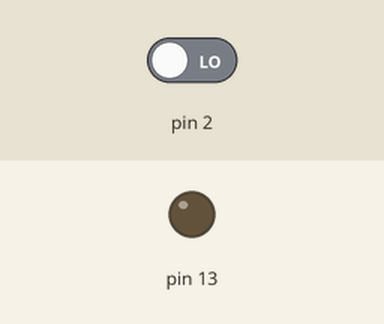
Simulated run of this sketch. Board: Arduino Uno, built with avr-gcc and run on an emulated ATmega328P. Shown: output pins drawn as LEDs (lit = HIGH). The inputs (shaded band) are chosen by the test bench; at power-on: pin 2 LOW.

Above: at 1.2 s.
1.3 s: pin 2 driven HIGH
At 2.6 s:
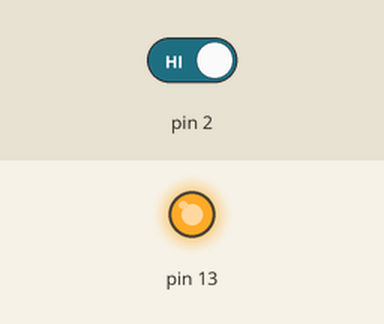
Timing chart, 0 to 4.3 s (numbered marks = the images above; inputs shaded):
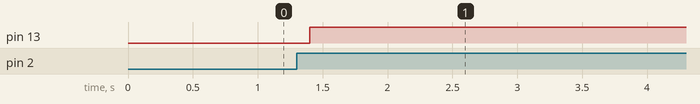

The sketch:

lab06_delay_sketch.ino
```cpp
byte led=0; //Состояние светодиода
byte oldled=1; //Последнее состояние светодиода, для исключения ложных переключений

void setup()
{
 pinMode(13, OUTPUT);
 pinMode(2, INPUT);
}

void loop()
{
if(digitalRead(2)==HIGH) { //Когда нажата кнопка
   delay(100); //Защита от дребезга
   if (led==oldled) { //Проверка, что состояние кнопки изменилось
     led=!led;
   }
} else {
 oldled=led;
}
 digitalWrite(13,led); //Переключаем светодиод

}
```

Measured:
- after the input at 1.3 s, pin 13: LOW → HIGH after 0.10 s
